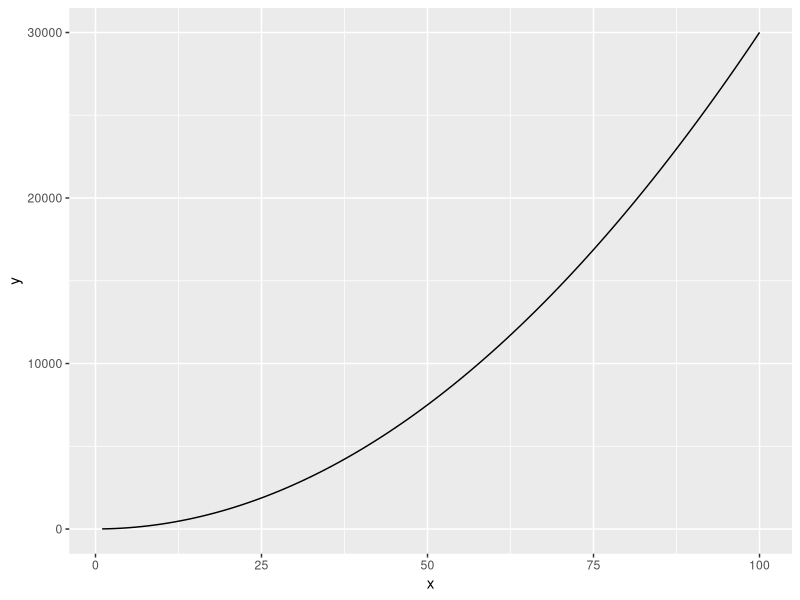
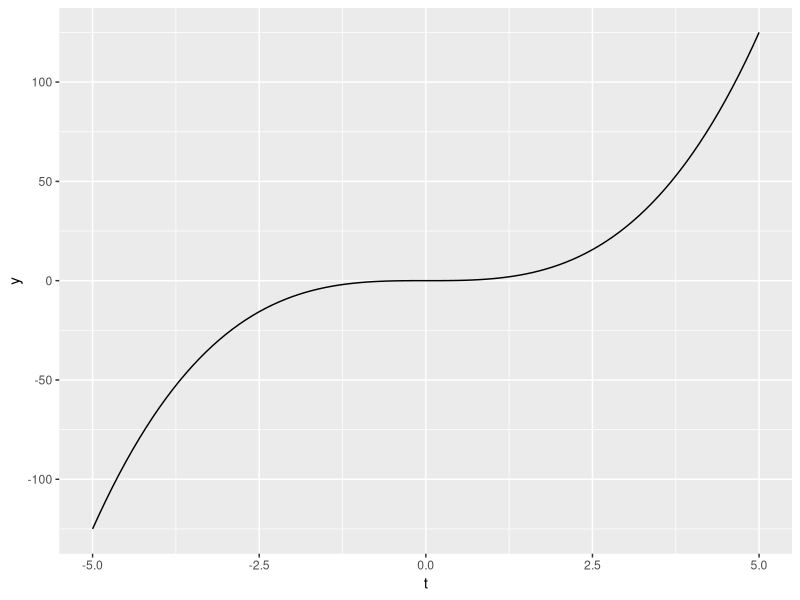
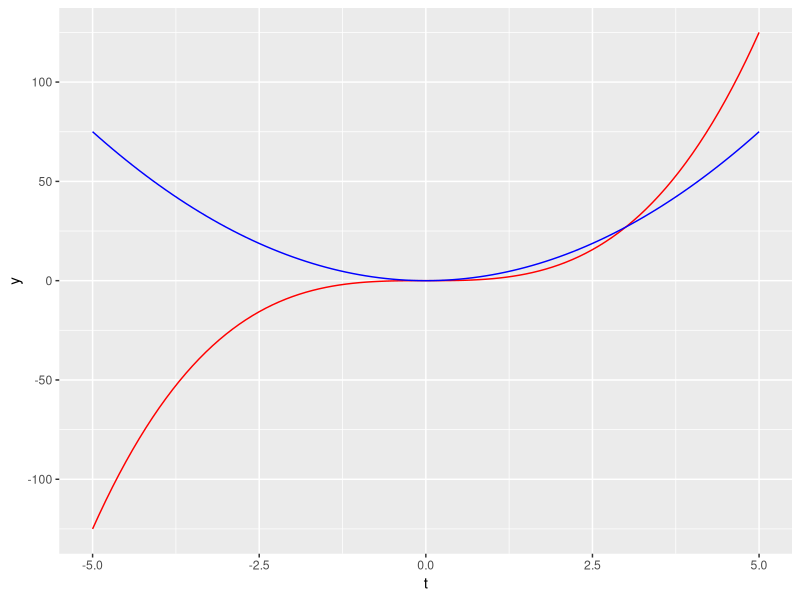

R code for these plots, in order:
##~~~~~~~~~~~~~~~~~~~~~~~~~~~~~~~~~~~~~~~~~~~~~~~~~~~~~~~~~~~~~~~~~~~~~~~~~~~~~~
##                            Interactive Session Pt b                           ----
##~~~~~~~~~~~~~~~~~~~~~~~~~~~~~~~~~~~~~~~~~~~~~~~~~~~~~~~~~~~~~~~~~~~~~~~~~~~~~~
#................Plotting a function using ggplots.................

library(ggplot2)

#defining a function 
eq1 <- function(x) {
  3 * x^2 + 4
}

# create values to evulate function over
my_data_range <- data.frame(x = c(1,100))

#plot as a continous curve over a specific range using 'geom_function()'
ggplot(data = my_data_range, aes(x=x)) +
  geom_function(fun = eq1)

#................example plotting derivatives.................
# create new function 
ct <- function(t) {
  t^3
}

my_data_range <- data.frame(t = c(-5,5))

ggplot(data = my_data_range, aes(x =t)) +
  geom_function(fun = ct)

# find the deritivate 
dc_dt <- D(expr = expression(t^3), name = "t")
dc_dt

dc_dt_fun <- function(t) {
  3 *t^2
}

ggplot(data = my_data_range, aes (x = t))+ 
  geom_function(fun = ct, color = "red") + 
  geom_function(fun = dc_dt_fun, color = "blue")

#................partical derivatives.................
f_xyz <- expression(2*x*y - 3 *x^2 * z^3)

# partical with respective to x 
 df_dx <- D(expr = f_xyz, name = "x")
df_dx

df_dz <- D(expr = f_xyz, name = "z")
df_dz

df_dy <- D(expr = f_xyz, name = "y")
df_dy
